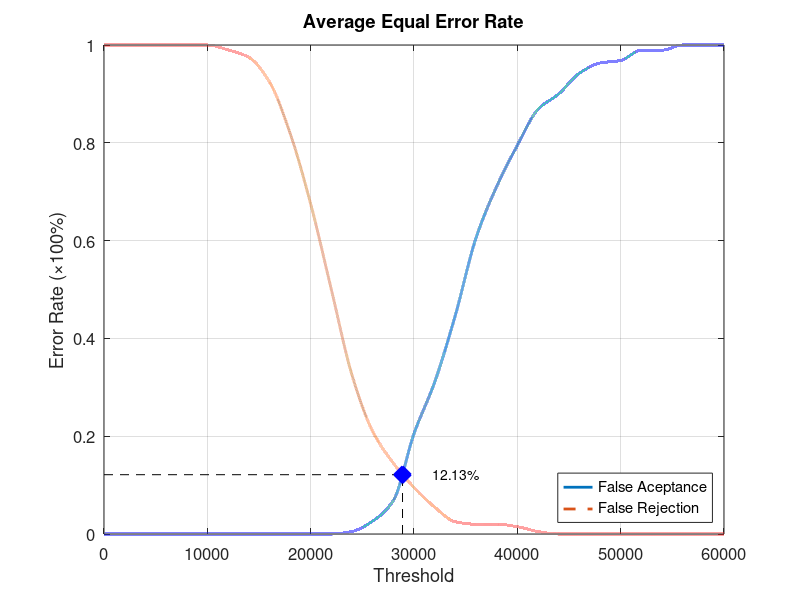
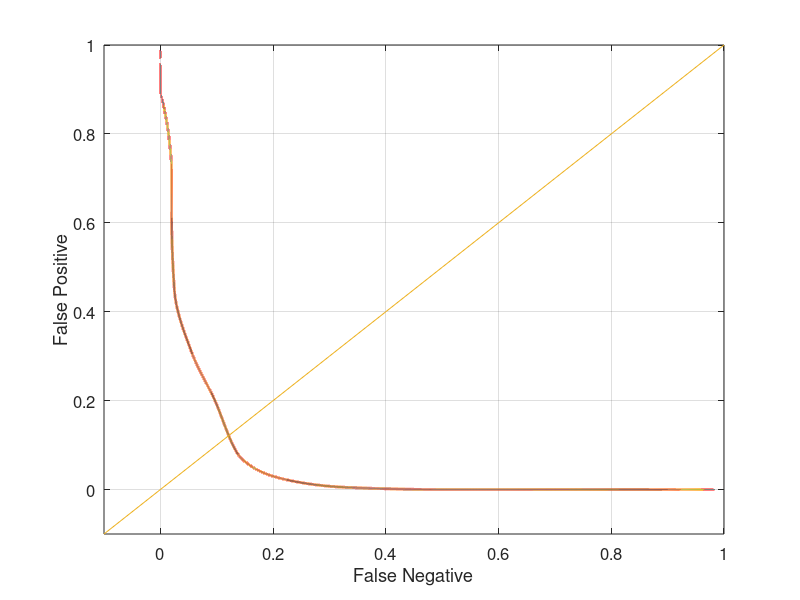

MATLAB code to generate these figures, in order:
function yEER = Database1_1
close all;
clear;
clc;
x = 0:2000:60000;
xq = 0:0.5:60000;

y0 = [0 0 0 0 0 0 0 0 0 0 0 0 0.00526316 0.0263158 0.0684211 0.205263 0.310526 0.447368 0.605263 0.710526 0.794737 0.868421 0.9 0.942105 0.963158 0.968421 0.989474 0.989474 1 1 1];
yy0 = interp1(x, y0, xq, 'pchip');
y1 = [1 1 1 1 1 1 0.99 0.975 0.925 0.82 0.675 0.5 0.325 0.21 0.145 0.095 0.055 0.025 0.02 0.02 0.015 0.005 0 0 0 0 0 0 0 0 0];
yy1 = interp1(x, y1, xq, 'pchip');

% Calculating EER: 
y2 = abs(y0 - y1);
find(y2 == min(y2))
yy2 = abs(yy0 - yy1);
xEER = find(yy2 == min(yy2));
xEERIndex = xq(xEER) % X-axis EER
yEER = yy0(xEER) % Y-axis EER

main = figure
plot(xq, yy0,'-','LineWidth', 2);	hold on
plot(xq, yy1,'--','LineWidth', 2);	hold on
plot([xEERIndex xEERIndex], [0 yEER], 'k--');	hold on
plot([0 xEERIndex], [yEER yEER], 'k--');	hold on
plot(xEERIndex, yEER, 'bx', 'LineWidth', 10);	hold on
text(xEERIndex + 10 * xEERIndex / 100, yEER, [num2str(round((10000 * yEER)) / 100) '%'])
legend('False Aceptance', 'False Rejection', 'Location', 'SouthEast')
xlabel('Threshold')
ylabel('Error Rate (\times100%)')
title('Average Equal Error Rate')
set(gca, 'FontSize', 12)
axis([0 60000 0 1])
grid on

print(main, 'Database1_1Main', '-dpng');
FNRxFPR = figure('Color', [1 1 1]);
plot(yy1, yy0, '-', yy1, yy0, 'LineWidth', 2);
hold on
y = -0.1:0.1:1
plot(y, y); 
set(gca, 'FontSize', 12)
xlabel('False Negative')
ylabel('False Positive')
axis([-0.1 1 -0.1 1])
set(gca, 'FontSize', 12)
grid on

print(FNRxFPR, 'Database1_1FNRxFPR','-dpng');
end
